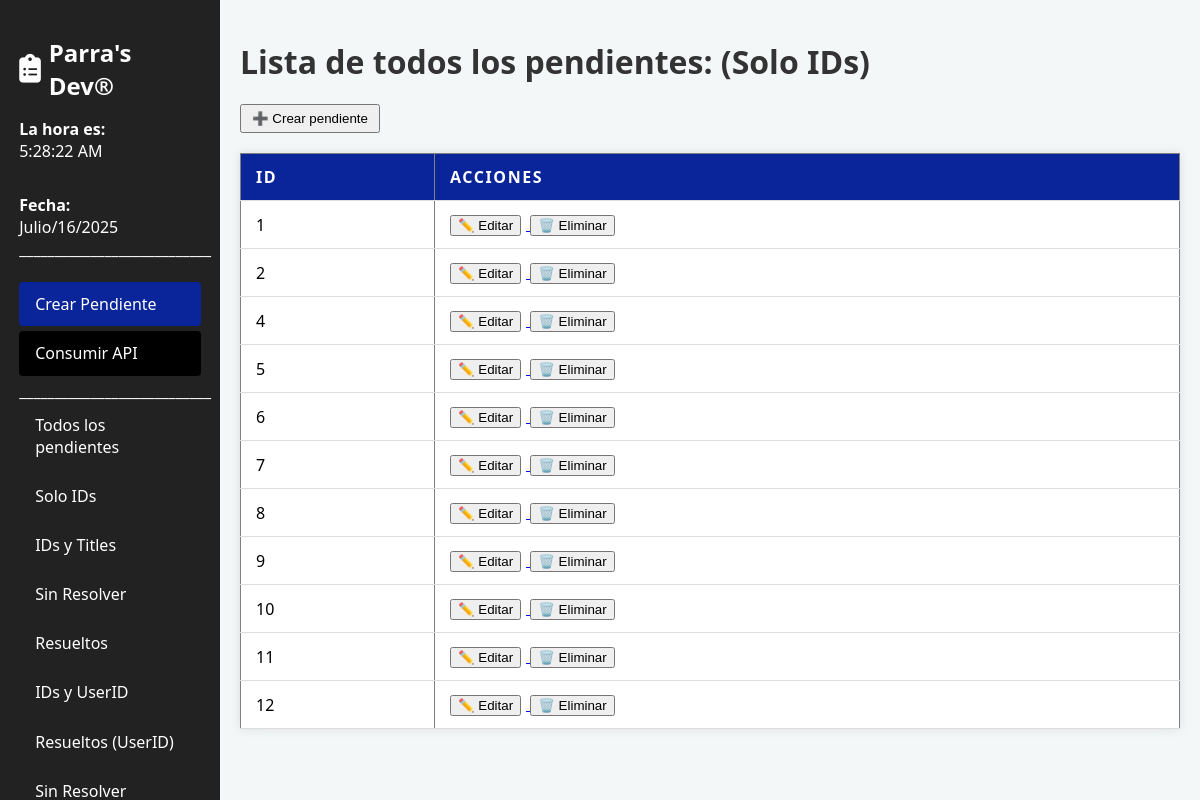
Page /solo_ids/ on the committed database.
### pendientes/models.py (models this page shows, shortened)
class Pendiente(models.Model):
    userId = models.IntegerField()
    title = models.CharField(max_length=200)
    completed = models.BooleanField(default=False)

### pendientes/views.py (the view)
# urls.py: path('solo_ids/', views.lista_ids, name='solo_ids'),
def lista_ids(request):
    pendientes = Pendiente.objects.all().values('id')
    return render(request, 'pendientes/solo_ids.html', {'pendientes': pendientes})

### pendientes/templates/pendientes/solo_ids.html
{% extends 'pendientes/base.html' %}
{% block content %}
<h1>Lista de todos los pendientes: (Solo IDs)</h1>
<div style="margin-bottom: 15px;">
    <a href="{% url 'crear_pendiente' %}">
        <button style="padding: 5px 10px;">➕ Crear pendiente</button>
    </a>
</div>
<table border="1" cellspacing="0" cellpadding="5">
    <thead>
        <tr>
            <th>ID</th>
            <th>Acciones</th>
        </tr>
    </thead>
    <tbody>
        {% for pendiente in pendientes %}
        <tr>
            <td>{{ pendiente.id }}</td>
            <td>
                <a href="{% url 'editar_pendiente' pendiente.id %}">
                    <button style="margin-right: 5px;">✏️ Editar</button>
                </a>
                <a href="{% url 'eliminar_pendiente' pendiente.id %}">
                    <button style="margin-right: 5px;">🗑️ Eliminar</button>
                </a>
            </td>
        </tr>
        {% empty %}
        <tr><td colspan="2">No hay pendientes.</td></tr>
        {% endfor %}
    </tbody>
</table>
{% endblock %}

### pendientes/static/pendientes/css/sidebar.css (style rules this page uses)
body { margin: 0; font-family: Arial, sans-serif; display: flex; }

### pendientes/static/pendientes/css/styles.css (style rules this page uses)
body { font-family: 'Segoe UI', Tahoma, Geneva, Verdana, sans-serif; background-color: #f4f7f8; margin: 0; padding: 0; }
table { width: 100%; border-collapse: collapse; margin-top: 20px; background-color: white; box-shadow: 0 0 10px rgba(0,0,0,0.1); }
th, td { padding: 12px 15px; text-align: left; border-bottom: 1px solid #ddd; }
th { background-color: #0a2499; color: white; text-transform: uppercase; letter-spacing: 0.1em; }
h1 { color: #333; margin-top: 20px; }

### rows in the picture
Pendiente: id "1"
Pendiente: id "2"
Pendiente: id "4"
Pendiente: id "5"
Pendiente: id "6"
Pendiente: id "7"
Pendiente: id "8"
Pendiente: id "9"
Pendiente: id "10"
Pendiente: id "11"
Pendiente: id "12"
